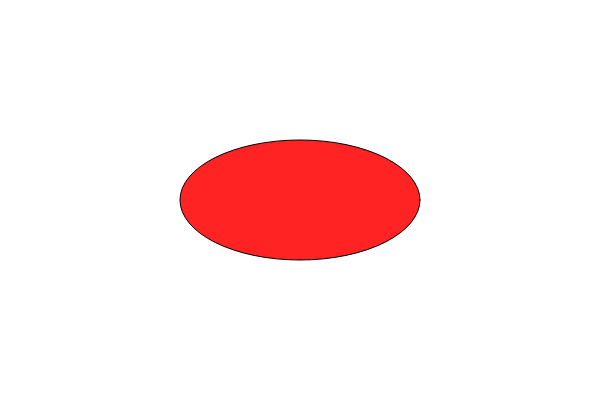
Frame 1 (no input)
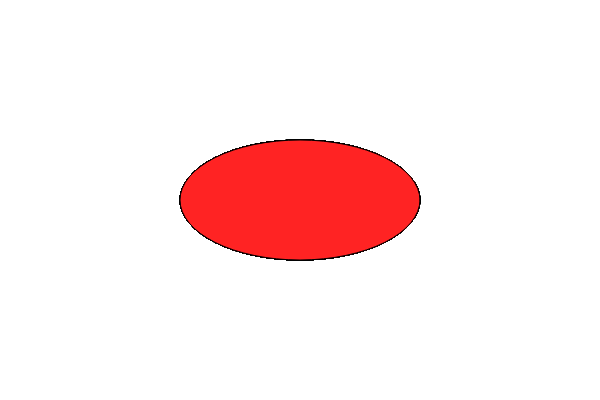
Frame 60 (no input)
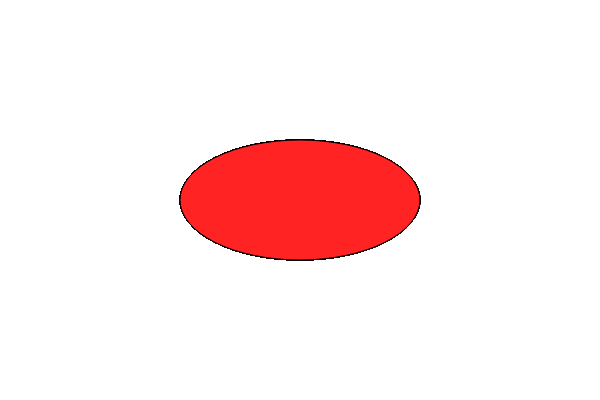
Frame 120 (the mouse pressed at the canvas centre since frame 60)

The p5.js sketch that drew these frames (run headless with seeded random() and noise() and a simulated clock; from frame 60 on, the mouse is pressed at the canvas centre):

// p5.js sketch
// ── sketch.js
var myGeometry = []
var myFriendDonna = ["Donna", 240,120, "#ff2323"];


function setup() {
  createCanvas(600,400);
  
  for(var i = 0; i < 20; i++){
    myGeometry.push(random(20));
    
    
  print(myGeometry);
  }
  
}

function draw() {
  colorMode(HSB, 360,100,100);
  background(350,60,70);
  
  for(var i = 0; i < myGeometry.length; i++){
    
    
    frameRate(1.2);
    stroke(255);
    strokeWeight(3);
    fill(350, random(50,80), random(50,80))
    rectMode(CENTER);
    rect(width/1.5, height/1.5, myGeometry[i] * 10, myGeometry[i] * 15)
    
  }
  
}

function draw(){
  
  fill(myFriendDonna[myFriendDonna.length - 1])
  
  ellipse(width/2, height/2, myFriendDonna[1], myFriendDonna[2]);
}
